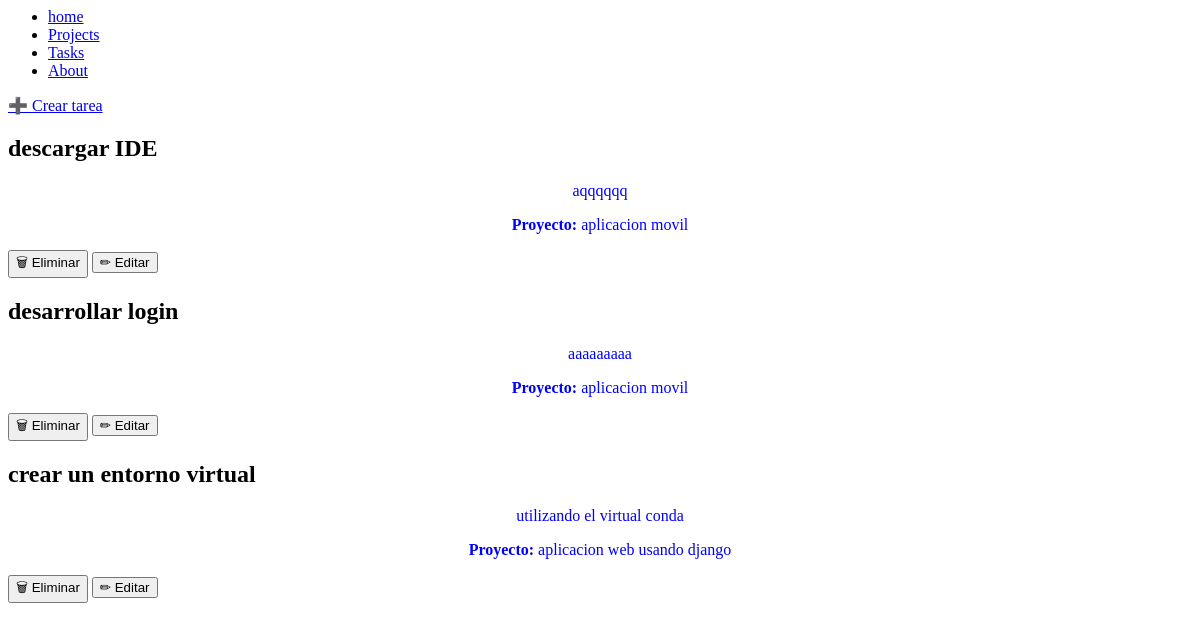
/tasks/, run on an earlier commit of the app's database.
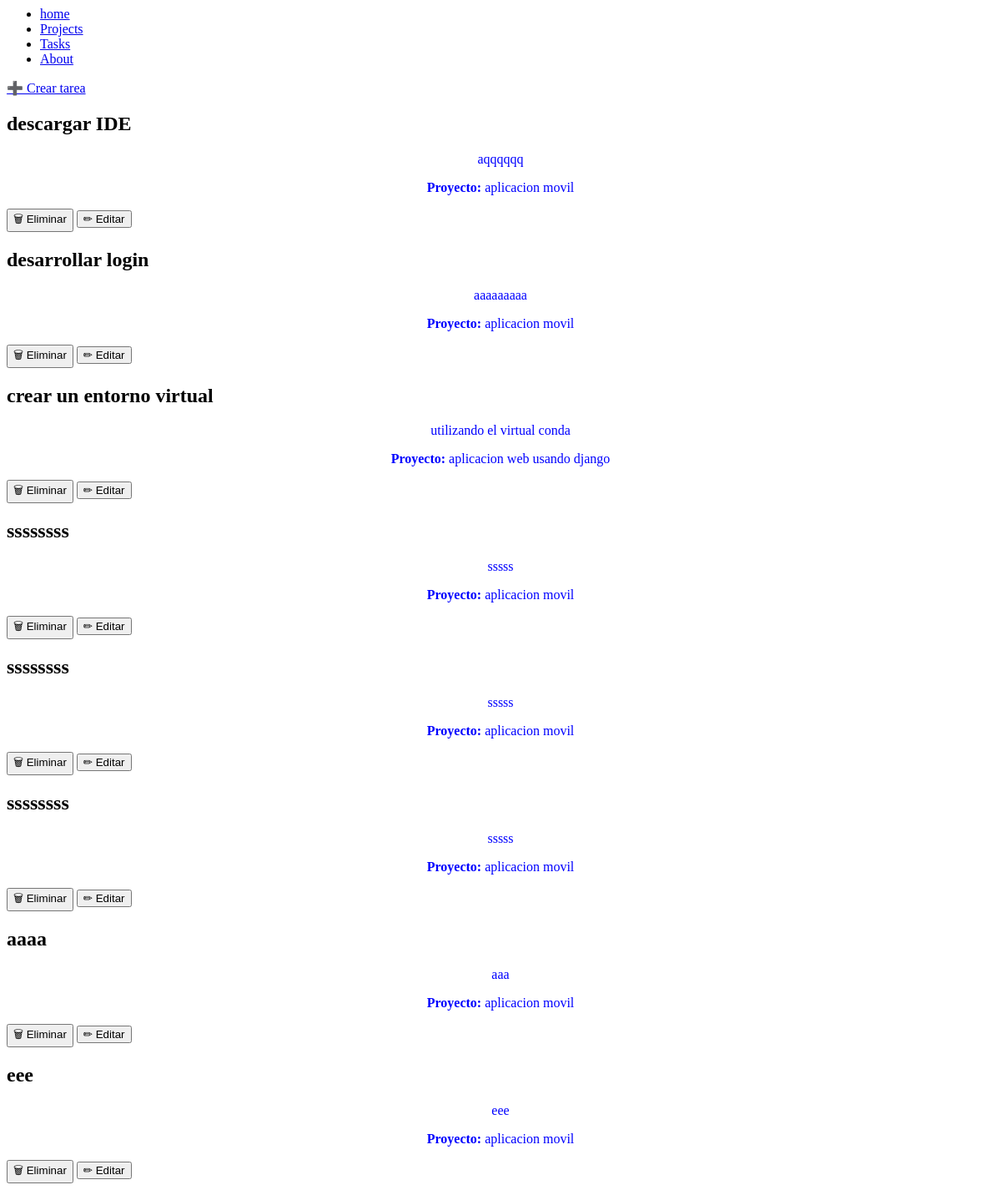
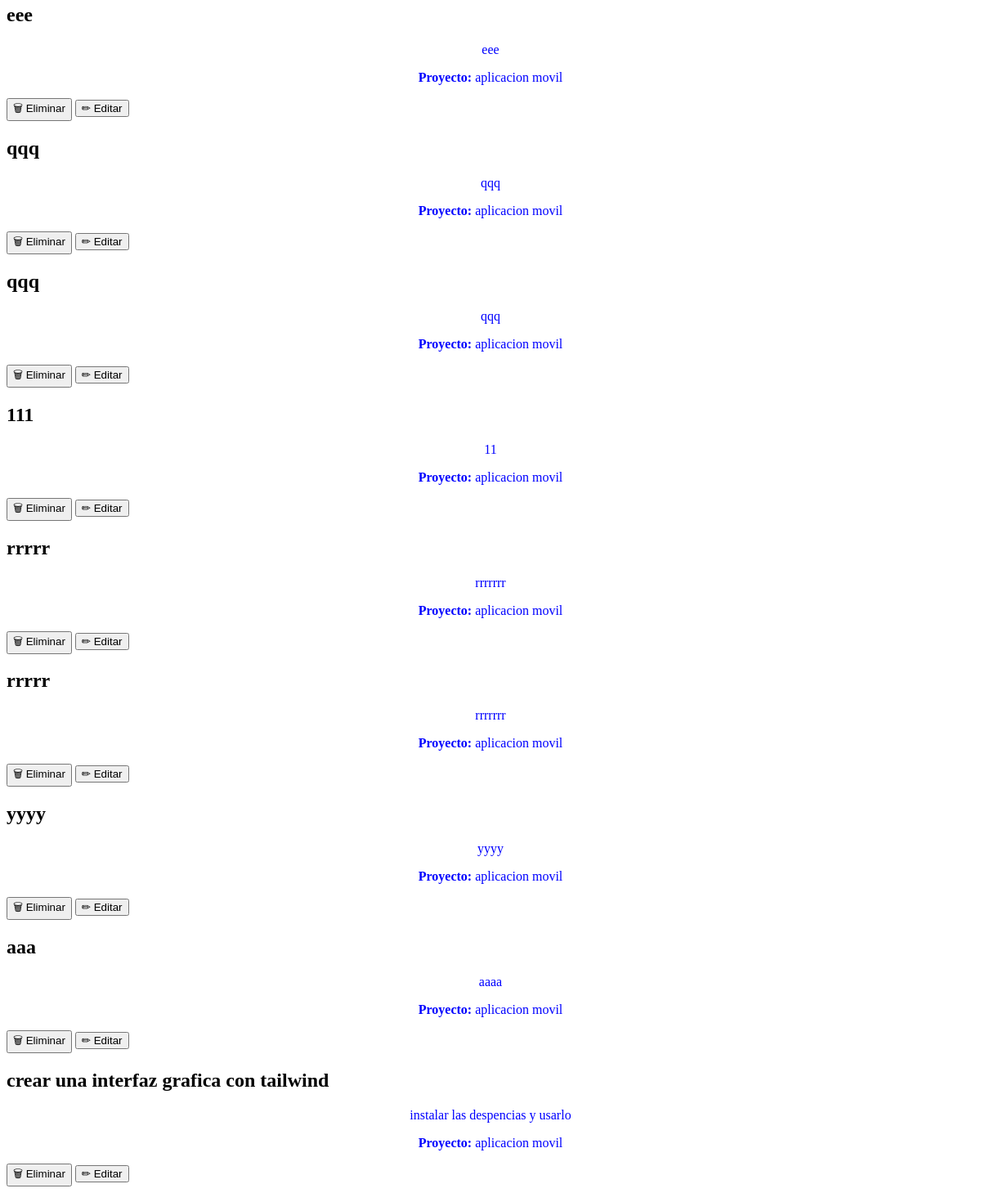
And on a later commit of the database (2 pictures, top to bottom).
### myapp/models.py (models this page shows, shortened)
class Task(models.Model):
    title = models.CharField(max_length=200)
    description = models.TextField()
    project = models.ForeignKey(Project, on_delete=models.CASCADE)
    done = models.BooleanField(default=False)

class Project(models.Model):
    name = models.CharField(max_length=200)

### myapp/views.py (the view)
# urls.py: path('tasks/', views.tasks, name='tasks'),
def tasks(request):
    tasks = list(Task.objects.all())
    return render(request, 'Task/task.html', {'tasks' : tasks})

### myapp/templates/Task/task.html
{% extends 'layouts/navbar.html' %}
{% load static %}
{% block content %}
<link rel="stylesheet" href="{% static 'css/style.css' %}">
<div class="task-container">
    <a class="btn-create" href="{% url 'create_task' %}">➕ Crear tarea</a>
    {% for task in tasks %}
    <div class="task-card {% if task.done %}done{% endif %}">
        <h2>{{ task.title }}</h2>
        <p>{{ task.description }}</p>
        <p><strong>Proyecto:</strong> {{ task.project.name }}</p>
        <div class="actions">
            <button class="btn-delete">🗑 Eliminar</button>
            <button class="btn-update">✏ Editar</button>
        </div>
    </div>
    {% endfor %}
</div>
{% endblock %}

### myapp/templates/layouts/navbar.html
    <nav>
        <ul>
            <li>
                <a href=" ">home</a>
            </li>
            <li>
                <a href="{% url 'projects' %}">Projects</a>
            </li>
            <li>
                <a href="{% url 'tasks' %}">Tasks</a>
            </li>
            <li>
                <a href="{% url 'about' %}">About</a>
            </li>
        </ul>
    </nav>
{% block content %}
{% endblock %}

### myapp/static/index/css/Style.css (style rules this page uses)
p { text-align: center; color: blue; }

What changed in the data, as far as the page shows it:
added Task: title "ssssssss", description "sssss", project.name "aplicacion movil"
added Task: title "ssssssss", description "sssss", project.name "aplicacion movil"
added Task: title "ssssssss", description "sssss", project.name "aplicacion movil"
added Task: title "aaaa", description "aaa", project.name "aplicacion movil"
added Task: title "eee", description "eee", project.name "aplicacion movil"
added Task: title "eee", description "eee", project.name "aplicacion movil"
added Task: title "qqq", description "qqq", project.name "aplicacion movil"
added Task: title "qqq", description "qqq", project.name "aplicacion movil"
added Task: title "111", description "11", project.name "aplicacion movil"
added Task: title "rrrrr", description "rrrrrrr", project.name "aplicacion movil"
added Task: title "rrrrr", description "rrrrrrr", project.name "aplicacion movil"
added Task: title "yyyy", description "yyyy", project.name "aplicacion movil"
added Task: title "aaa", description "aaaa", project.name "aplicacion movil"
added Task: title "crear una interfaz grafica con tailwind", description "instalar las despencias y usarlo", project.name "aplicacion movil"
